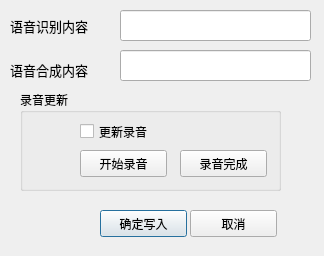
<?xml version="1.0" encoding="UTF-8"?>
<ui version="4.0">
 <class>DialogModifyTable1</class>
 <widget class="QDialog" name="DialogModifyTable1">
  <property name="geometry">
   <rect>
    <x>0</x>
    <y>0</y>
    <width>324</width>
    <height>256</height>
   </rect>
  </property>
  <property name="font">
   <font>
    <family>WenQuanYi Micro Hei</family>
   </font>
  </property>
  <property name="windowTitle">
   <string>修改项目</string>
  </property>
  <widget class="QLabel" name="label">
   <property name="geometry">
    <rect>
     <x>10</x>
     <y>15</y>
     <width>101</width>
     <height>21</height>
    </rect>
   </property>
   <property name="font">
    <font>
     <pointsize>10</pointsize>
    </font>
   </property>
   <property name="text">
    <string>语音识别内容</string>
   </property>
  </widget>
  <widget class="QLabel" name="label_2">
   <property name="geometry">
    <rect>
     <x>10</x>
     <y>59</y>
     <width>101</width>
     <height>21</height>
    </rect>
   </property>
   <property name="font">
    <font>
     <family>WenQuanYi Micro Hei</family>
     <pointsize>10</pointsize>
    </font>
   </property>
   <property name="text">
    <string>语音合成内容</string>
   </property>
  </widget>
  <widget class="QLineEdit" name="lineEditItem0">
   <property name="geometry">
    <rect>
     <x>120</x>
     <y>10</y>
     <width>191</width>
     <height>31</height>
    </rect>
   </property>
  </widget>
  <widget class="QLineEdit" name="lineEditItem1">
   <property name="geometry">
    <rect>
     <x>120</x>
     <y>50</y>
     <width>191</width>
     <height>31</height>
    </rect>
   </property>
  </widget>
  <widget class="QPushButton" name="btModifyConfirm">
   <property name="geometry">
    <rect>
     <x>100</x>
     <y>210</y>
     <width>87</width>
     <height>27</height>
    </rect>
   </property>
   <property name="text">
    <string>确定写入</string>
   </property>
  </widget>
  <widget class="QPushButton" name="btQuit">
   <property name="geometry">
    <rect>
     <x>190</x>
     <y>210</y>
     <width>87</width>
     <height>27</height>
    </rect>
   </property>
   <property name="text">
    <string>取消</string>
   </property>
  </widget>
  <widget class="QGroupBox" name="groupBox">
   <property name="geometry">
    <rect>
     <x>20</x>
     <y>90</y>
     <width>261</width>
     <height>101</height>
    </rect>
   </property>
   <property name="title">
    <string>录音更新</string>
   </property>
   <widget class="QPushButton" name="btRecordStart">
    <property name="geometry">
     <rect>
      <x>60</x>
      <y>60</y>
      <width>87</width>
      <height>27</height>
     </rect>
    </property>
    <property name="text">
     <string>开始录音</string>
    </property>
   </widget>
   <widget class="QPushButton" name="btRecordFinish">
    <property name="geometry">
     <rect>
      <x>160</x>
      <y>60</y>
      <width>87</width>
      <height>27</height>
     </rect>
    </property>
    <property name="text">
     <string>录音完成</string>
    </property>
   </widget>
   <widget class="QCheckBox" name="checkBox">
    <property name="geometry">
     <rect>
      <x>60</x>
      <y>30</y>
      <width>181</width>
      <height>23</height>
     </rect>
    </property>
    <property name="text">
     <string>更新录音</string>
    </property>
   </widget>
  </widget>
 </widget>
 <resources/>
 <connections/>
</ui>
